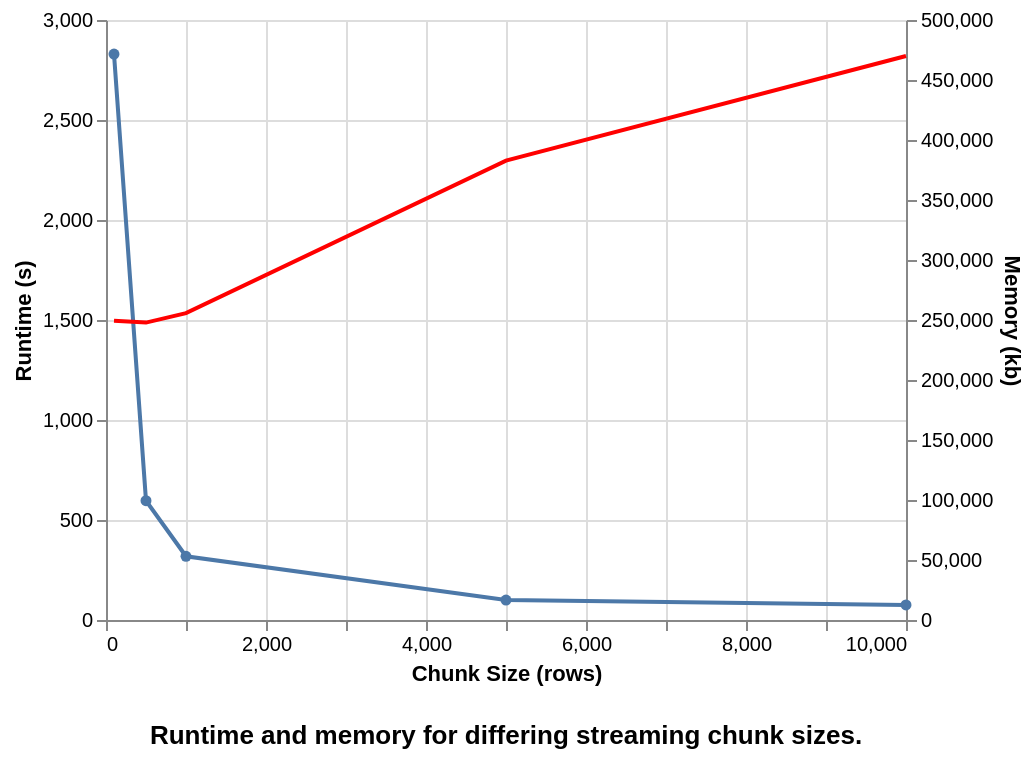

The Vega-Lite source for this figure:
### Vega-Lite specification from a JSON file in a GitHub repository (floating-point values rounded to 4 significant figures)
{"config": {"view": {"width": 400, "height": 300}}, "layer": [{"data": {"name": "data-c0a7223f03f36353e594f8f681eb9f0c"}, "mark": {"type": "line", "point": true}, "encoding": {"x": {"type": "quantitative", "field": "size", "title": "Chunk Size (rows)"}, "y": {"type": "quantitative", "field": "totaltime", "title": "Runtime (s)"}}}, {"data": {"name": "data-c0a7223f03f36353e594f8f681eb9f0c"}, "mark": {"type": "line", "point": false, "color": "red"}, "encoding": {"x": {"type": "quantitative", "field": "size"}, "y": {"type": "quantitative", "field": "memory", "title": "Memory (kb)"}}}], "resolve": {"scale": {"y": "independent", "x": "shared"}}, "$schema": "https://vega.github.io/schema/vega-lite/v2.6.0.json", "datasets": {"data-c0a7223f03f36353e594f8f681eb9f0c": [{"size": 10000, "memory": 470012, "totaltime": 75.41}, {"size": 5000, "memory": 382816, "totaltime": 99.82}, {"size": 1000, "memory": 255760, "totaltime": 318.6}, {"size": 500, "memory": 247836, "totaltime": 596.5}, {"size": 100, "memory": 249464, "totaltime": 2830.0}]}, "title": {"text": "Runtime and memory for differing streaming chunk sizes.", "orient": "bottom", "anchor": "middle", "offset": 20}}
